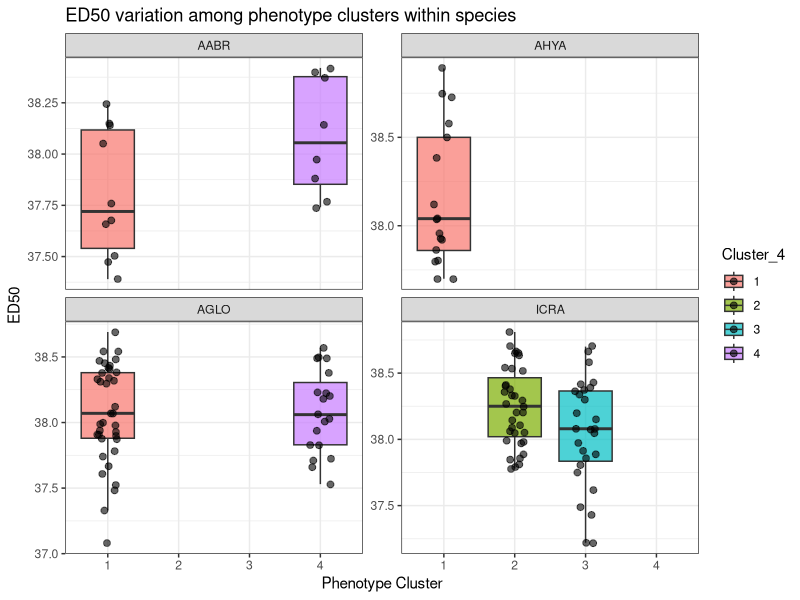

Write R code to recreate this figure. (Note: this script raises an error after producing the figure.)
## ---- chunk 1
library(tidyverse)
library(here)
library(dplyr)
library(readxl)
library(lmerTest)
library(emmeans)
library(broom)
library(lme4)
library(car)
library(corrplot)
library(Hmisc )
rm(list = ls())

#calculating ED50 for all datasets and combining with metadata
#read in data
file_path <-here("Data")
  cbass<-read.csv("Data/full_cbass_dataset.csv")
  
#removing sus samples that the cluster analysis show are likely mos-labeled (6 samples total)
  to_remove <- c("3_AGLO_3", "4_AGLO_7", "9_AABR_1", "11_ICRA_8", "11_ICRA_5", "11_ICRA_10")
df_clean <- cbass %>% filter(!GroupingProperty %in% to_remove)

#long format
ED_long <- df_clean %>%
  pivot_longer(
    cols = c(ED5, ED50, ED95, DW),
    names_to = "ED_level",
    values_to = "ED_value"
  ) %>%
  mutate(Species = factor(Species, levels = c("AABR", "AHYA", "AGLO", "ICRA")))

#subset each value
ED50 <- ED_long %>% filter(ED_level == "ED50")
ED5<- ED_long %>% filter(ED_level == "ED5")
ED95<- ED_long %>% filter(ED_level == "ED95")
DW<- ED_long %>% filter(ED_level == "DW")

#subset each spp
ICRA <- df_clean %>% filter(Species == "ICRA")
AGLO<- df_clean %>% filter(Species == "AGLO")
AABR<- df_clean %>% filter(Species == "AABR")
AHYA<- df_clean %>% filter(Species == "AHYA")


## ---- chunk 2
#Make a boxplot showing ED by cluster
ED_long %>%
  filter(ED_level == "ED50") %>%
  mutate(Cluster_4 = as.factor(Cluster_4)) %>%
  ggplot(aes(x = Cluster_4, y = ED_value, fill = Cluster_4)) +
  geom_boxplot(outlier.shape = NA, alpha = 0.7) +
  geom_jitter(width = 0.15, alpha = 0.6, size = 2) +
  facet_wrap(~Species, scales = "free_y") +
  theme_bw() +
  labs(
    x = "Phenotype Cluster",
    y = "ED50",
    title = "ED50 variation among phenotype clusters within species"
  )
## ---- chunk 3
#look for cluster with lowest AIC in model

#make sure cluster is factor not numeric
df_clean$Cluster_4 <- as.factor(df_clean$Cluster_4)
df_clean$Cluster_5 <- as.factor(df_clean$Cluster_5)
df_clean$Cluster_6 <- as.factor(df_clean$Cluster_6)
df_clean$Cluster_7 <- as.factor(df_clean$Cluster_7)
df_clean$Cluster_8 <- as.factor(df_clean$Cluster_8)

#Here analyzing cluster as within-species explanatory trait, not across spp.

#main spp model (pick whether interaction is best or not)
m1<-lmer(ED50 ~ Species + Colony_depth_ft + Partial_mortality + Size_cm + (1|Site),
 data=df_clean
)

m2<-lmer(ED50 ~ Species * (Colony_depth_ft + Partial_mortality + Size_cm) + (1|Site),
 data=df_clean
)

anova(m1, m2)
#m1 has lower AIC

summary(m1)

#then run model for each individual spp. Played with putting in all predictors and cluster, but didnt make much difference.
m_icra<-lmer(ED50 ~ Cluster_4 + Colony_depth_ft + Partial_mortality + Size_cm+ (1|Site), data=ICRA)

m_aglo<-lmer(ED50 ~ Cluster_4 + Colony_depth_ft + Partial_mortality + Size_cm+ (1|Site), data=AGLO)

m_aabr<-lmer(ED50 ~ Cluster_4 + Colony_depth_ft + Partial_mortality + Size_cm+ (1|Site), data=AABR)

summary(m_icra)
#summary(m_ahya)
summary(m_aglo)
summary(m_aabr)

#ahya only one group for Cluster_4


emmeans(m_aabr, pairwise ~ Cluster_4)
emmeans(m_icra, pairwise ~ Cluster_4)
emmeans(m_aglo, pairwise ~ Cluster_4)
#emmeans(m_ahya, pairwise ~ Cluster_5)
## ---- chunk 4
#run t test for each spp indivudually
  
#test normality with Shapiro test
  ICRA %>%
  #group_by(Cluster_4) %>%
  summarise(p_value = shapiro.test(ED50)$p.value)
  
  AGLO %>%
    #group_by(Cluster_4) %>%
  summarise(p_value = shapiro.test(ED50)$p.value)
  
  AABR %>%
   # group_by(Cluster_4) %>%
  summarise(p_value = shapiro.test(ED50)$p.value)
  
 #AHYA is only one group 
  AHYA%>%
    summarise(p_value = shapiro.test(ED50)$p.value)
  # Not normal 0.045
  
#Homogeneity of varience
  
  leveneTest(ED50 ~ Cluster_4, data = ICRA)
  leveneTest(ED50 ~ Cluster_4, data = AGLO)
  leveneTest(ED50 ~ Cluster_4, data = AABR)
  #leveneTest(ED50 ~ Cluster_4, data = AHYA) #needs 2 or more levels

#Run T test
  t.test(formula = ED50 ~ Cluster_4, data=ICRA, var.equal = TRUE )
  # p-value = 0.03398 

  t.test(formula = ED50 ~ Cluster_4, data=AGLO, var.equal = TRUE )
  #p-value = 0.8928
  
    t.test(formula = ED50 ~ Cluster_4, data=AABR, var.equal = TRUE )
    #p-value = 0.06691
  
## ---- chunk 5
#here is analysis for analyzing cluster across spp. probably can delete.
#change ED level but since all EDs/DW are collinear, feel ok about just analyzing ED50 here.
ED <- df_clean$ED50
m4 <- lm(ED ~ Species + Cluster_4, data=df_clean)
m5 <- lm(ED ~ Species + Cluster_5, data=df_clean)
m6 <- lm(ED ~ Species + Cluster_6, data=df_clean)
m7 <- lm(ED ~ Species + Cluster_7, data=df_clean)
m8 <- lm(ED ~ Species + Cluster_8,  data=df_clean)

AIC(m4,m5,m6, m7, m8)
#model 8 is lowest for ED50, model 4 is lowest for ED5, ED95, and DW


anova(m4)
anova(m8)

#lmer
#Adding in site
ED <- df_clean$ED50
m4 <- lmer(ED ~ Species + Cluster_4 + (1|Site), data=df_clean)
m5 <- lmer(ED ~ Species + Cluster_5 + (1|Site), data=df_clean)
m6 <- lmer(ED ~ Species + Cluster_6 + (1|Site), data=df_clean)
m7 <- lmer(ED ~ Species + Cluster_7 + (1|Site), data=df_clean)
m8 <- lmer(ED ~ Species + Cluster_8 + (1|Site), data=df_clean)
AIC(m4,m5,m6, m7, m8)
#model 4 is lowest for ED50, model 5 is lowest for ED5, ED95, and DW

#lmer
#Adding interaction of spp and cluster
ED <- df_clean$ED50
m4i <- lmer(ED ~ Species * Cluster_4 + (1|Site), data=df_clean)
m5i <- lmer(ED ~ Species * Cluster_5 + (1|Site), data=df_clean)
m6i <- lmer(ED ~ Species * Cluster_6 + (1|Site), data=df_clean)
m7i <- lmer(ED ~ Species * Cluster_7 + (1|Site), data=df_clean)
m8i <- lmer(ED ~ Species * Cluster_8 + (1|Site), data=df_clean)
AIC(m4i,m5i,m6i, m7i, m8i)
#model 4 is lowest, and this model is lower than w/o interaction

anova(m4i)

m <- lmer(ED50 ~ Species * Cluster_4 + (1|Site), data=df_clean)
# emmeans(m, pairwise ~ Cluster_4)
# emmeans(m, pairwise ~ Species)
 emmeans(m, pairwise ~ Species | Cluster_4) #this is across spp, doesnt make sense to me to use this. I think we just want to see if within species, clusters are differenct from eachother.
emm<- emmeans(m, pairwise ~ Cluster_4 | Species) #within spp comparisons of clusters: sig differences within species, phenotype cluster predicts ed50!

#emm <- emmeans(m, ~ Cluster_4 | Species)

plot(emm)
## ---- chunk 6
#species-specific cluster within soecies (make nested factor) basically using cluster as within-species explanatory trait, not across.
df_clean$SpCluster <- interaction(df_clean$Species, df_clean$Cluster_4)

lmer(
 ED50 ~ Species + SpCluster +
   Colony_depth_ft + Partial_mortality + Size_cm +
   (1|Site),
 data=df_clean
)

#main spp model
m1<-lmer(ED50 ~ Species + Colony_depth_ft + Partial_mortality + Size_cm + (1|Site),
 data=df_clean
)

m2<-lmer(ED50 ~ Species * (Colony_depth_ft + Partial_mortality + Size_cm) + (1|Site),
 data=df_clean
)

anova(m1, m2)
#m1 has lower AIC

#then run for each individual spp
m_icra<-lmer(ED50 ~ Cluster_5 + Colony_depth_ft + Partial_mortality + Size_cm + (1|Site),
 data=ICRA
)

m_aglo<-lmer(ED50 ~ Cluster_5 + Colony_depth_ft + Partial_mortality + Size_cm + (1|Site),
 data=AGLO
)

m_aabr<-lmer(ED50 ~ Cluster_5 + Colony_depth_ft + Partial_mortality + Size_cm + (1|Site),
 data=AABR
)

#ahya only one group
 m_ahya<-lmer(ED50 ~ Cluster_5 + Colony_depth_ft + Partial_mortality + Size_cm + (1|Site),
  data=AHYA
 )

emmeans(m_aabr, pairwise ~ Cluster_5)
emmeans(m_icra, pairwise ~ Cluster_5)
emmeans(m_aglo, pairwise ~ Cluster_5)
emmeans(m_ahya, pairwise ~ Cluster_5)
## ---- chunk 7
#add in partial mortality, colony size and depth to model. this is still assuming can compare across spp!

m9<-lmer(
    ED50 ~ Species +  Cluster_4 + Colony_depth_ft + Partial_mortality + Size_cm + (1 | Site), data = df_clean)

m10<- lmer(
    ED50 ~ Species * ( Cluster_4 + Colony_depth_ft + Partial_mortality + Size_cm) + (1 | Site), data = df_clean)

anova(m9, m10) 
#M9 has lower AIC
summary(m9)
emmeans(m9, ~ Species)
emmeans(m9, pairwise ~ Species)
emmeans(m2, ~ Cluster_4)
emmeans(m2, pairwise ~ Cluster_4)
emmeans(m9, pairwise ~ Cluster_4 | Species)
